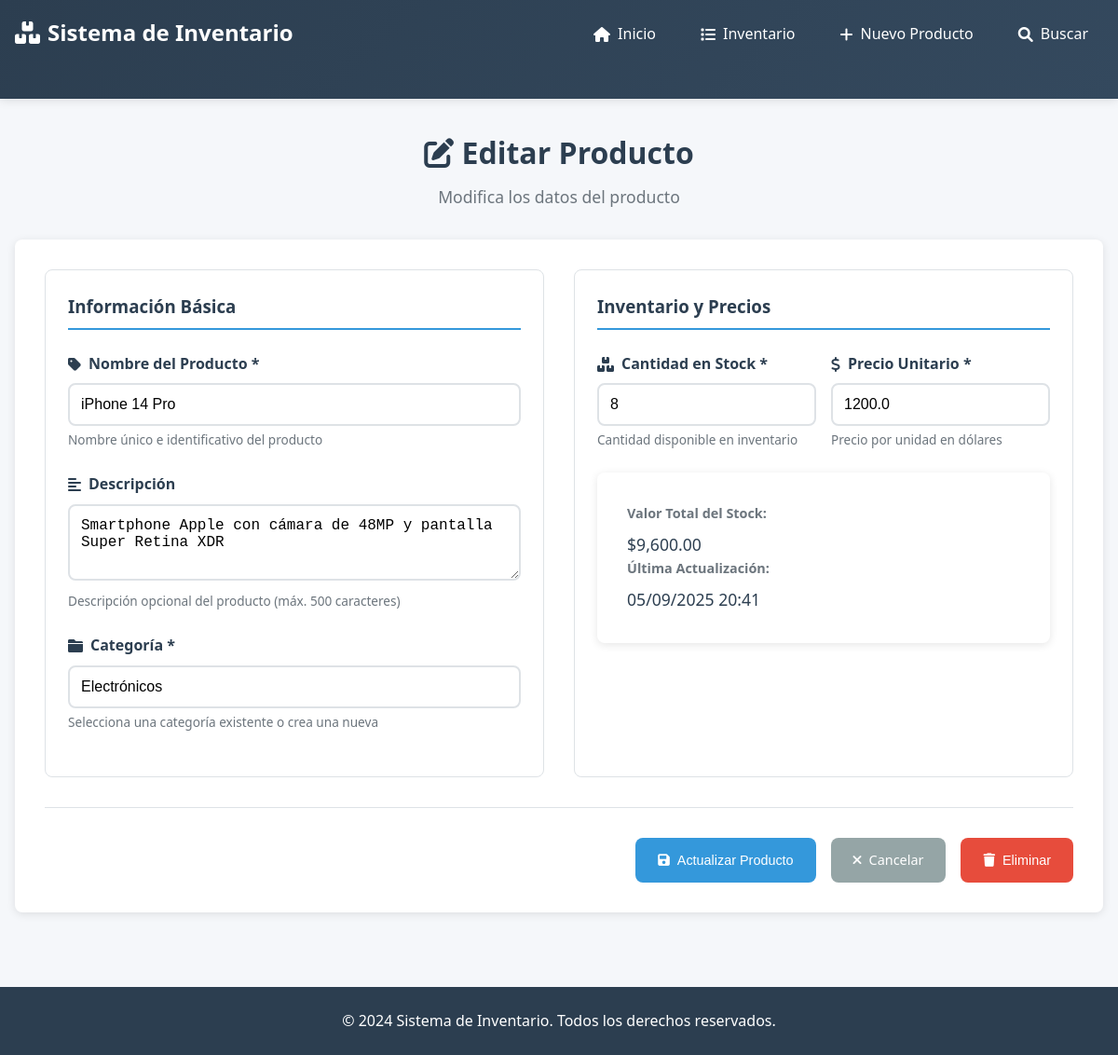
/producto/2/editar, run on the app's committed database.
### tables this page shows
CREATE TABLE productos (
                id INTEGER PRIMARY KEY AUTOINCREMENT,
                nombre TEXT NOT NULL UNIQUE,
                descripcion TEXT,
                cantidad INTEGER NOT NULL DEFAULT 0,
                precio REAL NOT NULL DEFAULT 0,
                categoria TEXT NOT NULL DEFAULT 'General',
                fecha_creacion TIMESTAMP DEFAULT CURRENT_TIMESTAMP,
                fecha_actualizacion TIMESTAMP DEFAULT CURRENT_TIMESTAMP
            );

### app.py (the view, shortened to what this page needs)
@app.route('/producto/<int:product_id>/editar', methods=['GET', 'POST'])
def editar_producto(product_id):
    product = get_product_by_id(product_id)
    if not product:
        flash('Producto no encontrado', 'error')
        return redirect(url_for('inventario'))
    categories = get_categories()
    return render_template('producto_form.html', product=product, categories=categories)

### app.py (called while the page is built)
def get_db_connection():
    conn = sqlite3.connect(DATABASE)
    conn.row_factory = sqlite3.Row
    return conn

def get_product_by_id(product_id):
    with get_db_connection() as conn:
        product = conn.execute('''
            SELECT * FROM productos WHERE id = ?
        ''', (product_id,)).fetchone()
    return product

def get_categories():
    with get_db_connection() as conn:
        categories = conn.execute('''
            SELECT DISTINCT categoria FROM productos
            WHERE categoria IS NOT NULL AND categoria != ''
            ORDER BY categoria
        ''').fetchall()
    return [cat['categoria'] for cat in categories]

@app.template_filter('currency')
def currency_filter(amount):
    return f"${amount:,.2f}"

@app.template_filter('datetime')
def datetime_filter(date_string):
    if date_string:
        dt = datetime.fromisoformat(date_string.replace('Z', '+00:00'))
        return dt.strftime('%d/%m/%Y %H:%M')
    return ''

### templates/producto_form.html (shortened to what this page needs)
{% extends "base.html" %}
{% block content %}
<div class="form-page">
    <div class="page-header">
        <h2>
            <i class="fas fa-{% if product %}edit{% else %}plus{% endif %}"></i>
            {% if product %}Editar Producto{% else %}Nuevo Producto{% endif %}
        </h2>
        <p>{% if product %}Modifica los datos del producto{% else %}Agrega un nuevo producto al inventario{% endif %}</p>
    </div>
    <div class="form-container">
        <form method="POST" class="product-form">
            <div class="form-grid">
                <div class="form-section">
                    <h3>Información Básica</h3>
                    <div class="form-group">
                        <label for="nombre" class="form-label">
                            <i class="fas fa-tag"></i>
                            Nombre del Producto *
                        </label>
                        <input type="text"
                               id="nombre"
                               name="nombre"
                               class="form-input"
                               value="{{ product.nombre if product else '' }}"
                               required
                               maxlength="100"
                               placeholder="Ej: Laptop Dell Inspiron 15">
                        <small class="form-help">Nombre único e identificativo del producto</small>
                    </div>
                    <div class="form-group">
                        <label for="descripcion" class="form-label">
                            <i class="fas fa-align-left"></i>
                            Descripción
                        </label>
                        <textarea id="descripcion"
                                  name="descripcion"
                                  class="form-textarea"
                                  rows="3"
                                  maxlength="500"
                                  placeholder="Descripción detallada del producto...">{{ product.descripcion if product else '' }}</textarea>
                        <small class="form-help">Descripción opcional del producto (máx. 500 caracteres)</small>
                    </div>
                    <div class="form-group">
                        <label for="categoria" class="form-label">
                            <i class="fas fa-folder"></i>
                            Categoría *
                        </label>
                        <div class="input-with-suggestions">
                            <input type="text"
                                   id="categoria"
                                   name="categoria"
                                   class="form-input"
                                   value="{{ product.categoria if product else '' }}"
                                   required
                                   maxlength="50"
                                   placeholder="Ej: Electrónicos, Oficina, Hogar"
                                   list="categorias">
                        </div>
                        <small class="form-help">Selecciona una categoría existente o crea una nueva</small>
                    </div>
                </div>
                <div class="form-section">
                    <h3>Inventario y Precios</h3>
                    <div class="form-row">
                        <div class="form-group">
                            <label for="cantidad" class="form-label">
                                <i class="fas fa-boxes"></i>
                                Cantidad en Stock *
                            </label>
                            <input type="number"
                                   id="cantidad"
                                   name="cantidad"
                                   class="form-input"
                                   value="{{ product.cantidad if product else 0 }}"
                                   min="0"
                                   max="999999"
                                   required>
                            <small class="form-help">Cantidad disponible en inventario</small>
                        </div>
                        <div class="form-group">
                            <label for="precio" class="form-label">
                                <i class="fas fa-dollar-sign"></i>
                                Precio Unitario *
                            </label>
                            <input type="number"
                                   id="precio"
                                   name="precio"
                                   class="form-input"
                                   value="{{ product.precio if product else '' }}"
                                   min="0"
                                   step="0.01"
                                   required
                                   placeholder="0.00">
                            <small class="form-help">Precio por unidad en dólares</small>
                        </div>
                    </div>
                    {% if product %}
                    <div class="form-group">
                        <div class="info-card">
                            <div class="info-item">
                                <span class="info-label">Valor Total del Stock:</span>
                                <span class="info-value" id="totalValue">{{ (product.cantidad * product.precio) | currency }}</span>
                            </div>
                            <div class="info-item">
                                <span class="info-label">Última Actualización:</span>
                                <span class="info-value">{{ product.fecha_actualizacion | datetime }}</span>
                            </div>
                        </div>
                    </div>
                    {% endif %}
                </div>
            </div>
            <div class="form-actions">
                <button type="submit" class="btn btn-primary">
                    <i class="fas fa-save"></i>
                    {% if product %}Actualizar Producto{% else %}Crear Producto{% endif %}
                </button>
                <a href="{{ url_for('inventario') }}" class="btn btn-secondary">
                    <i class="fas fa-times"></i>
                    Cancelar
                </a>
                {% if product %}
                <button type="button"
                        onclick="deleteProduct({{ product.id }}, '{{ product.nombre }}')"
                        class="btn btn-danger">
                    <i class="fas fa-trash"></i>
                    Eliminar
                </button>
                {% endif %}
            </div>
        </form>
    </div>
</div>
{% endblock %}

### static/style.css (style rules this page uses)
* { margin: 0; padding: 0; box-sizing: border-box; }
:root { --primary-color: #3498db; --primary-dark: #2980b9; --secondary-color: #95a5a6; --success-color: #27ae60; --warning-color: #f39c12; --danger-color: #e74c3c; --info-color: #17a2b8; --light-color: #f8f9fa; --dark-color: #2c3e50; --border-color: #dee2e6; --text-color: #333; --text-muted: #6c757d; --shadow: 0 2px 10px rgba(0, 0, 0, 0.1); --shadow-lg: 0 4px 20px rgba(0, 0, 0, 0.15); --border-radius: 8px; --transition: all 0.3s ease; }
body { font-family: 'Segoe UI', Tahoma, Geneva, Verdana, sans-serif; line-height: 1.6; color: var(--text-color); background-color: #f5f7fa; }
.page-header { margin-bottom: 2rem; text-align: center; }
.page-header h2 { color: var(--dark-color); margin-bottom: 0.5rem; font-size: 2rem; }
.page-header p { color: var(--text-muted); font-size: 1.1rem; }
.btn { display: inline-flex; align-items: center; gap: 0.5rem; padding: 0.75rem 1.5rem; border: none; border-radius: var(--border-radius); text-decoration: none; font-size: 0.9rem; font-weight: 500; cursor: pointer; transition: var(--transition); text-align: center; white-space: nowrap; }
.btn-primary { background-color: var(--primary-color); color: white; }
.btn-secondary { background-color: var(--secondary-color); color: white; }
.btn-danger { background-color: var(--danger-color); color: white; }
.form-container { background: white; border-radius: var(--border-radius); box-shadow: var(--shadow); padding: 2rem; }
.form-grid { display: grid; grid-template-columns: 1fr 1fr; gap: 2rem; margin-bottom: 2rem; }
.form-section { padding: 1.5rem; border: 1px solid var(--border-color); border-radius: var(--border-radius); }
.form-section h3 { color: var(--dark-color); margin-bottom: 1.5rem; padding-bottom: 0.5rem; border-bottom: 2px solid var(--primary-color); }
.form-group { margin-bottom: 1.5rem; }
.form-label { display: flex; align-items: center; gap: 0.5rem; margin-bottom: 0.5rem; font-weight: 600; color: var(--dark-color); }
.form-input, .form-textarea, .form-select { width: 100%; padding: 0.75rem; border: 2px solid var(--border-color); border-radius: var(--border-radius); font-size: 1rem; transition: var(--transition); }
.form-help { display: block; margin-top: 0.25rem; font-size: 0.85rem; color: var(--text-muted); }
.form-row { display: grid; grid-template-columns: 1fr 1fr; gap: 1rem; }
.form-actions { display: flex; gap: 1rem; justify-content: flex-end; margin-top: 2rem; padding-top: 2rem; border-top: 1px solid var(--border-color); }
.info-card { background: white; border-radius: var(--border-radius); box-shadow: var(--shadow); padding: 2rem; margin-bottom: 2rem; }
.info-item { display: flex; flex-direction: column; gap: 0.5rem; }
.info-label { display: flex; align-items: center; gap: 0.5rem; font-weight: 600; color: var(--text-muted); font-size: 0.9rem; }
.info-value { font-size: 1.1rem; color: var(--dark-color); }

### data on the page
productos: nombre "iPhone 14 Pro", descripcion "Smartphone Apple con cámara de 48MP y pantalla Super Retina XDR", categoria "Electrónicos", cantidad "8", precio "1200.0", (product.cantidad*product.precio)|currency "$9,600.00", fecha_actualizacion "05/09/2025 20:41"
